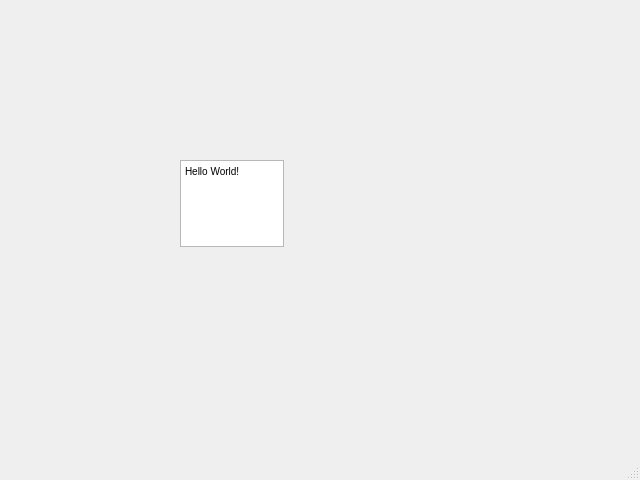
<?xml version="1.0" encoding="UTF-8"?>
<ui version="4.0">
 <class>MainWindow</class>
 <widget class="QMainWindow" name="MainWindow">
  <property name="geometry">
   <rect>
    <x>0</x>
    <y>0</y>
    <width>640</width>
    <height>480</height>
   </rect>
  </property>
  <property name="windowTitle">
   <string>MainWindow</string>
  </property>
  <widget class="QWidget" name="centralwidget">
   <widget class="QTextEdit" name="textEdit">
    <property name="geometry">
     <rect>
      <x>180</x>
      <y>160</y>
      <width>104</width>
      <height>87</height>
     </rect>
    </property>
    <property name="html">
     <string>&lt;!DOCTYPE HTML PUBLIC &quot;-//W3C//DTD HTML 4.0//EN&quot; &quot;http://www.w3.org/TR/REC-html40/strict.dtd&quot;&gt;
&lt;html&gt;&lt;head&gt;&lt;meta name=&quot;qrichtext&quot; content=&quot;1&quot; /&gt;&lt;style type=&quot;text/css&quot;&gt;
p, li { white-space: pre-wrap; }
&lt;/style&gt;&lt;/head&gt;&lt;body style=&quot; font-family:'MS Shell Dlg 2'; font-size:7.8pt; font-weight:400; font-style:normal;&quot;&gt;
&lt;p style=&quot; margin-top:0px; margin-bottom:0px; margin-left:0px; margin-right:0px; -qt-block-indent:0; text-indent:0px;&quot;&gt;Hello World!&lt;/p&gt;&lt;/body&gt;&lt;/html&gt;</string>
    </property>
   </widget>
  </widget>
  <widget class="QMenuBar" name="menubar">
   <property name="geometry">
    <rect>
     <x>0</x>
     <y>0</y>
     <width>640</width>
     <height>26</height>
    </rect>
   </property>
  </widget>
  <widget class="QStatusBar" name="statusbar"/>
 </widget>
 <resources/>
 <connections/>
</ui>
